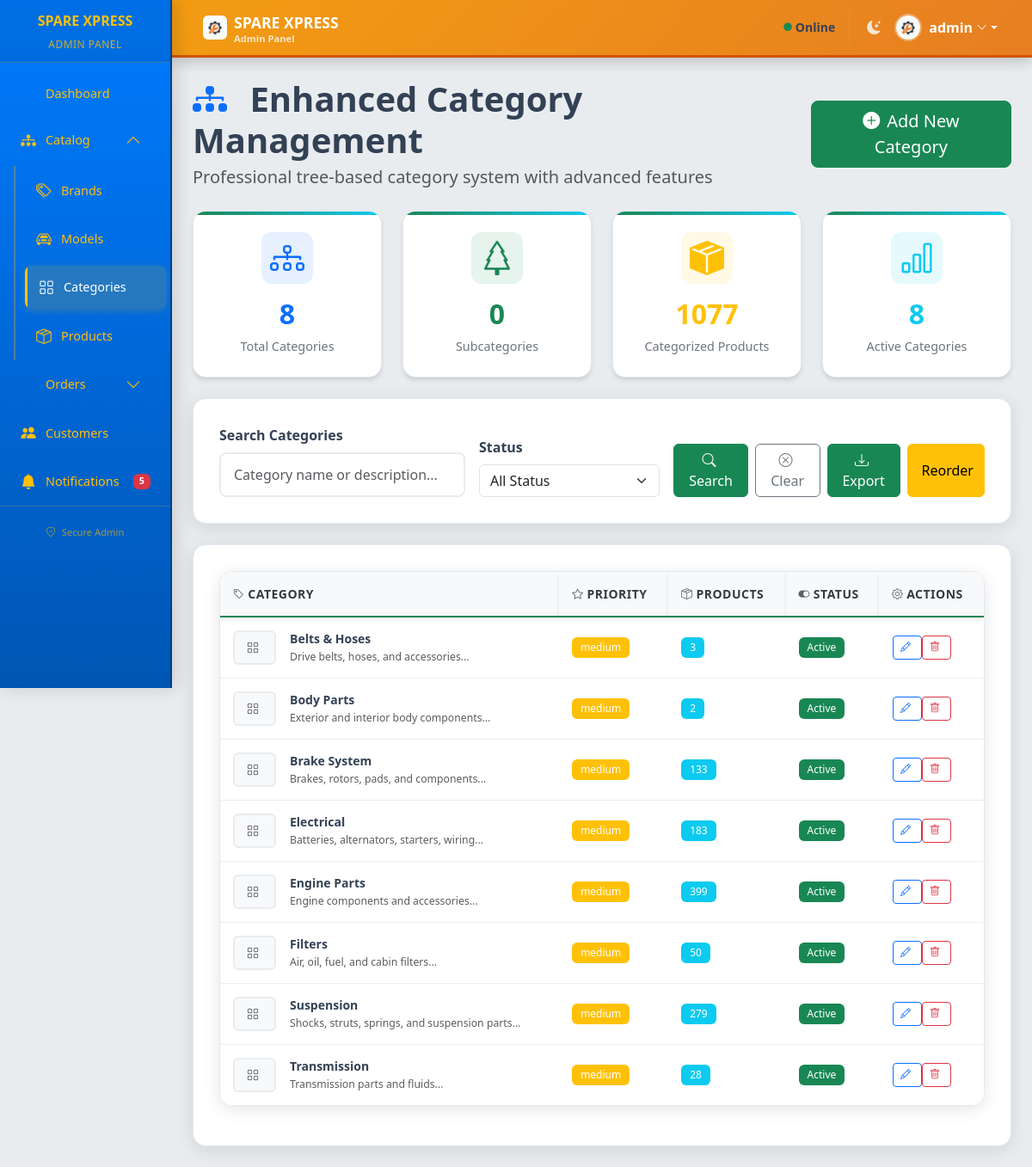
Screenshot of /admin/categories/enhanced_category_management.php (signed in) with the database file from the repository.
### tables this page shows
CREATE TABLE `categories_enhanced` (
  `id` int(11) NOT NULL,
  `category_name` varchar(255) NOT NULL,
  `slug` varchar(255) DEFAULT NULL,
  `parent_id` int(11) DEFAULT NULL,
  `category_image` varchar(255) DEFAULT NULL,
  `icon_class` varchar(100) DEFAULT 'bi-grid',
  `description` text DEFAULT NULL,
  `display_order` int(11) DEFAULT 0,
  `display_priority` enum('low','medium','high') DEFAULT 'medium',
  `is_active` tinyint(1) DEFAULT 1,
  `seo_title` varchar(255) DEFAULT NULL,
  `seo_description` text DEFAULT NULL,
  `meta_keywords` text DEFAULT NULL,
  `created_at` timestamp NOT NULL DEFAULT current_timestamp(),
  `updated_at` timestamp NOT NULL DEFAULT current_timestamp() ON UPDATE current_timestamp()
);

### admin/categories/enhanced_category_management.php (the view, shortened to what this page needs)
<?php
include '../header.php';
function buildCategoryTree($parent_id = null, $level = 0) {
    global $conn;
    $categories = [];
    $query = "SELECT c.*,
                     COUNT(DISTINCT p.id) as product_count,
                     COUNT(DISTINCT CASE WHEN p.is_active = 1 THEN p.id END) as active_product_count
              FROM categories_enhanced c
              LEFT JOIN products_enhanced p ON c.id = p.category_id
              WHERE c.parent_id " . ($parent_id === null ? "IS NULL" : "= $parent_id") . "
              GROUP BY c.id
              ORDER BY c.display_order, c.category_name";
    $result = $conn->query($query);
    while ($category = $result->fetch_assoc()) {
        $category['level'] = $level;
        $category['children'] = buildCategoryTree($category['id'], $level + 1);
        $categories[] = $category;
    }
    return $categories;
}
$categories = buildCategoryTree();
$status_filter = $_GET['status'] ?? 'all';
$search = $_GET['search'] ?? '';
$filtered_categories = [];
foreach ($categories as $category) {
    $include = true;
    if ($include) {
        $filtered_categories[] = $category;
    }
}
function renderCategoryTree($categories, $parent_id = null) {
    $html = '';
    foreach ($categories as $category) {
        if ($category['parent_id'] == $parent_id) {
            $indent = str_repeat('— ', $category['level']);
            $has_children = !empty($category['children']);
            $html .= "<tr>";
            $html .= "<td>";
            $html .= "<div class='d-flex align-items-center'>";
            if ($category['category_image']) {
                $html .= "<img src='../{$category['category_image']}' alt='{$category['category_name']}' class='category-thumb me-3 rounded'>";
            } else {
                $html .= "<div class='category-thumb-placeholder me-3 rounded d-flex align-items-center justify-content-center'><i class='{$category['icon_class']} text-muted'></i></div>";
            }
            $html .= "<div>";
            $html .= "<strong>{$indent}{$category['category_name']}</strong>";
            if ($category['description']) {
                $html .= "<br><small class='text-muted'>" . htmlspecialchars(substr($category['description'], 0, 50)) . "...</small>";
            }
            $html .= "</div>";
            $html .= "</div>";
            $html .= "</td>";
            $html .= "<td><span class='badge bg-" . ($category['display_priority'] === 'high' ? 'danger' : ($category['display_priority'] === 'medium' ? 'warning' : 'secondary')) . "'>{$category['display_priority']}</span></td>";
            $html .= "<td><span class='badge bg-info'>{$category['active_product_count']}</span></td>";
            $html .= "<td><span class='badge bg-" . ($category['is_active'] ? 'success' : 'secondary') . "'>" . ($category['is_active'] ? 'Active' : 'Inactive') . "</span></td>";
            $html .= "<td>";
            $html .= "<div class='btn-group btn-group-sm'>";
            $html .= "<button class='btn btn-outline-primary btn-sm' onclick='editCategory({$category['id']})' title='Edit'><i class='bi bi-pencil'></i></button>";
            $html .= "<button class='btn btn-outline-danger btn-sm' onclick='deleteCategory({$category['id']}, \"{$category['category_name']}\")' title='Delete'><i class='bi bi-trash'></i></button>";
            $html .= "</div>";
            $html .= "</td>";
            $html .= "</tr>";
        }
    }
    return $html;
}
?>
<div class="admin-page">
    <div class="d-flex justify-content-between align-items-center mb-4">
        <div>
            <h1 class="mb-1 fw-bold">
                <i class="bi bi-diagram-3-fill text-primary me-3"></i>
                Enhanced Category Management
            </h1>
            <p class="text-muted mb-0 fs-5">Professional tree-based category system with advanced features</p>
        </div>
        <button class="btn btn-primary btn-lg" data-bs-toggle="modal" data-bs-target="#addCategoryModal">
            <i class="bi bi-plus-circle-fill me-2"></i>Add New Category
        </button>
    </div>
    <div class="row g-4 mb-4">
        <div class="col-xl-3 col-lg-6">
            <div class="stats-card">
                <div class="card-body text-center p-4">
                    <div class="card-icon bg-primary bg-opacity-10 text-primary mx-auto mb-3">
                        <i class="bi bi-diagram-3 fs-1"></i>
                    </div>
                    <h3 class="card-value text-primary mb-2"><?php echo count($categories); ?></h3>
                    <p class="card-title mb-0">Total Categories</p>
                </div>
            </div>
        </div>
        <div class="col-xl-3 col-lg-6">
            <div class="stats-card">
                <div class="card-body text-center p-4">
                    <div class="card-icon bg-success bg-opacity-10 text-success mx-auto mb-3">
                        <i class="bi bi-tree fs-1"></i>
                    </div>
                    <h3 class="card-value text-success mb-2">
                        <?php
                        $total_children = 0;
                        foreach ($categories as $cat) {
                            $total_children += count($cat['children']);
                        }
                        echo $total_children;
                        ?>
                    </h3>
                    <p class="card-title mb-0">Subcategories</p>
                </div>
            </div>
        </div>
        <div class="col-xl-3 col-lg-6">
            <div class="stats-card">
                <div class="card-body text-center p-4">
                    <div class="card-icon bg-warning bg-opacity-10 text-warning mx-auto mb-3">
                        <i class="bi bi-box-seam-fill fs-1"></i>
                    </div>
                    <h3 class="card-value text-warning mb-2">
                        <?php
                        $total_products = $conn->query("SELECT COUNT(*) as count FROM products_enhanced WHERE is_active = 1")->fetch_assoc()['count'];
                        echo $total_products;
                        ?>
                    </h3>
                    <p class="card-title mb-0">Categorized Products</p>
                </div>
            </div>
        </div>
        <div class="col-xl-3 col-lg-6">
            <div class="stats-card">
                <div class="card-body text-center p-4">
                    <div class="card-icon bg-info bg-opacity-10 text-info mx-auto mb-3">
                        <i class="bi bi-bar-chart fs-1"></i>
                    </div>
                    <h3 class="card-value text-info mb-2">
                        <?php
                        $active_categories = $conn->query("SELECT COUNT(*) as count FROM categories_enhanced WHERE is_active = 1")->fetch_assoc()['count'];
                        echo $active_categories;
                        ?>
                    </h3>
                    <p class="card-title mb-0">Active Categories</p>
                </div>
            </div>
        </div>
    </div>
    <div class="form-card mb-4">
        <form method="GET" class="row g-3 align-items-end">
            <div class="col-md-4">
                <label class="form-label fw-semibold">Search Categories</label>
                <input type="text" class="form-control" name="search" value="<?php echo htmlspecialchars($search); ?>" placeholder="Category name or description...">
            </div>
            <div class="col-md-3">
                <label class="form-label fw-semibold">Status</label>
                <select class="form-select" name="status">
                    <option value="all" <?php echo $status_filter === 'all' ? 'selected' : ''; ?>>All Status</option>
                </select>
            </div>
            <div class="col-md-5">
                <div class="d-flex gap-2">
                    <button type="submit" class="btn btn-primary">
                        <i class="bi bi-search me-1"></i>Search
                    </button>
                    <a href="enhanced_category_management.php" class="btn btn-outline-secondary">
                        <i class="bi bi-x-circle me-1"></i>Clear
                    </a>
                    <button type="button" class="btn btn-success" onclick="exportCategories()">
                        <i class="bi bi-download me-1"></i>Export
                    </button>
                    <button type="button" class="btn btn-warning" onclick="reorderCategories()">
                        <i class="bi bi-arrow-up-down me-1"></i>Reorder
                    </button>
                </div>
            </div>
        </form>
    </div>
    <div class="form-card">
        <div class="table-responsive">
            <table class="table table-hover" id="categoriesTable">
                <thead class="table-dark">
                    <tr>
                        <th><i class="bi bi-tag me-1"></i>Category</th>
                        <th><i class="bi bi-star me-1"></i>Priority</th>
                        <th><i class="bi bi-box-seam me-1"></i>Products</th>
                        <th><i class="bi bi-toggle-on me-1"></i>Status</th>
                        <th><i class="bi bi-gear me-1"></i>Actions</th>
                    </tr>
                </thead>
                <tbody>
                    <?php echo renderCategoryTree($filtered_categories); ?>
                </tbody>
            </table>
        </div>
    </div>
</div>
<?php
include '../footer.php';
?>

### css/admin-style.css (style rules this page uses)
:root { --admin-primary: #6366f1; --admin-secondary: #64748b; --admin-success: #10b981; --admin-danger: #ef4444; --admin-warning: #f59e0b; --admin-info: #06b6d4; --admin-dark: #1e293b; --admin-light: #f8fafc; --admin-white: #ffffff; --admin-gray: #f1f5f9; --admin-border: #e2e8f0; --admin-text: #334155; --admin-text-muted: #64748b; --sidebar-bg: linear-gradient(180deg, #1e293b 0%, #334155 100%); --card-bg: #ffffff; --card-shadow: 0 4px 6px -1px rgba(0, 0, 0, 0.1), 0 2px 4px -1px rgba(0, 0, 0, 0.06); --card-shadow-hover: 0 10px 15px -3px rgba(0, 0, 0, 0.1), 0 4px 6px -2px rgba(0, 0, 0, 0.05); }
.admin-page { animation: fadeInUp 0.5s ease-out; color: var(--admin-text); }
.stats-card { position: relative; overflow: hidden; background: var(--card-bg) !important; color: var(--admin-text) !important; box-shadow: var(--card-shadow) !important; border: 1px solid var(--admin-border) !important; }
.stats-card::before { content: ''; position: absolute; top: 0; left: 0; right: 0; height: 4px; background: linear-gradient(90deg, var(--admin-primary), var(--admin-info)); }
.table-responsive { background: var(--card-bg); border-radius: 12px; box-shadow: var(--card-shadow); border: 1px solid var(--admin-border); overflow: hidden; margin-bottom: 1rem; }
.table { background: var(--card-bg); color: var(--admin-text); margin-bottom: 0; border-collapse: separate; border-spacing: 0; }
.table thead th { background: linear-gradient(135deg, var(--admin-primary), var(--admin-info)); color: white; border: none; font-weight: 600; font-size: 0.875rem; text-transform: uppercase; letter-spacing: 0.5px; padding: 1rem 0.75rem; position: sticky; top: 0; z-index: 10; box-shadow: 0 2px 4px rgba(0,0,0,0.1); }
.table thead th:first-child { border-top-left-radius: 12px; }
.table thead th:last-child { border-top-right-radius: 12px; }
.table tbody td { border-bottom: 1px solid var(--admin-border); padding: 1rem 0.75rem; vertical-align: middle; font-size: 0.875rem; line-height: 1.4; }
.table tbody tr { transition: all 0.2s ease; }
.table tbody tr:last-child td { border-bottom: none; }
.table td .badge { font-size: 0.75rem; padding: 0.375rem 0.625rem; border-radius: 6px; font-weight: 500; }
.table td .btn-group .btn { padding: 0.25rem 0.5rem; font-size: 0.75rem; border-radius: 4px !important; margin: 0 1px; }
.table i { width: 16px; text-align: center; margin-right: 0.25rem; }
.table thead th i { opacity: 0.8; font-size: 0.8rem; }
.table tbody td { border-bottom: 1px solid var(--admin-border); color: var(--admin-text); }
.form-label { font-weight: 600; color: var(--admin-text); margin-bottom: 0.5rem; }
.form-control { background: var(--card-bg); border: 2px solid var(--admin-border); color: var(--admin-text); }
body { background: var(--admin-gray); color: var(--admin-text); transition: background-color 0.3s ease, color 0.3s ease; }
.form-card { background: var(--card-bg); border-radius: 15px; box-shadow: var(--card-shadow); border: 1px solid var(--admin-border); color: var(--admin-text); }
.btn-primary { background: var(--admin-primary); border-color: var(--admin-primary); }
* { transition: background-color 0.3s ease, color 0.3s ease, border-color 0.3s ease; }

### admin/categories/enhanced_category_management.php (style rules this page uses)
.category-thumb-placeholder { width: 50px; height: 40px; background: #f8f9fa; border: 2px solid #e9ecef; }
.stats-card { transition: all 0.3s ease; border: none; box-shadow: 0 4px 20px rgba(0,0,0,0.08); }
.card-icon { width: 60px; height: 60px; border-radius: 12px; display: flex; align-items: center; justify-content: center; margin-bottom: 15px; }
.card-value { font-size: 2rem; font-weight: bold; margin-bottom: 0.5rem; }
.card-title { font-size: 0.9rem; color: #6c757d; margin-bottom: 0; }

### rows the page displays
categories_enhanced: category_name "Belts & Hoses", description "Drive belts, hoses, and accessories", display_priority "medium", active_product_count "3", is_active "Active"
categories_enhanced: category_name "Body Parts", description "Exterior and interior body components", display_priority "medium", active_product_count "2", is_active "Active"
categories_enhanced: category_name "Brake System", description "Brakes, rotors, pads, and components", display_priority "medium", active_product_count "133", is_active "Active"
categories_enhanced: category_name "Electrical", description "Batteries, alternators, starters, wiring", display_priority "medium", active_product_count "183", is_active "Active"
categories_enhanced: category_name "Engine Parts", description "Engine components and accessories", display_priority "medium", active_product_count "399", is_active "Active"
categories_enhanced: category_name "Filters", description "Air, oil, fuel, and cabin filters", display_priority "medium", active_product_count "50", is_active "Active"
categories_enhanced: category_name "Suspension", description "Shocks, struts, springs, and suspension parts", display_priority "medium", active_product_count "279", is_active "Active"
categories_enhanced: category_name "Transmission", description "Transmission parts and fluids", display_priority "medium", active_product_count "28", is_active "Active"

### other values shown
$unread_notifications "5"
$_SESSION['admin'] "admin"
count($categories) "8"
$total_children "0"
$total_products "1077"
$active_categories "8"
